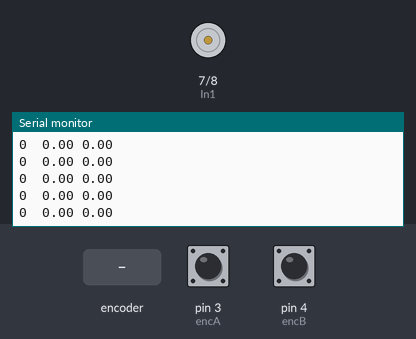
This sketch was run on a simulated Arduino Uno, built with avr-gcc and run on an emulated ATmega328P. On the bench: motor-driver pin pairs drawn as motors (green arrow = first pin HIGH = forward, orange = second pin HIGH = backward, longer = more drive, scaled by the enable pin), the last lines printed to the serial monitor. Inputs (shaded band) come from the test bench; at power-on: pin 3 (encA) HIGH, pin 4 (encB) HIGH. WiFi joins after 1.5 s; servers stay silent unless stated.

Above: at 1.2 s.
1.3 s: rotary encoder on pin 3 (encA) / pin 4 (encB) turned 1 step (first pin leading)
At 2.1 s:
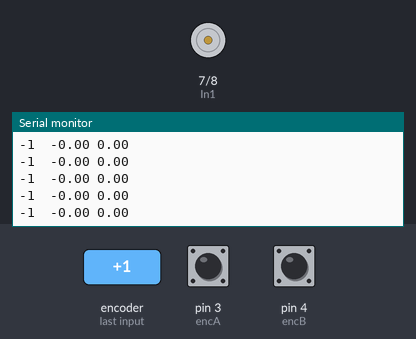
3.0 s: rotary encoder on pin 3 (encA) / pin 4 (encB) turned 2 steps (second pin leading)
At 3.5 s:
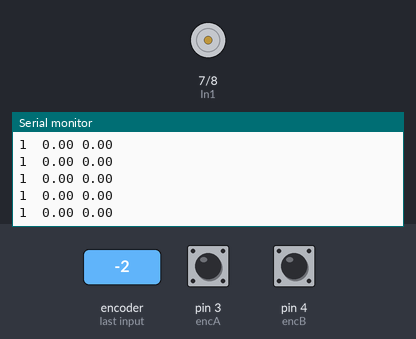
Timing chart, 0 to 6.0 s (numbered marks = the images above; inputs shaded):
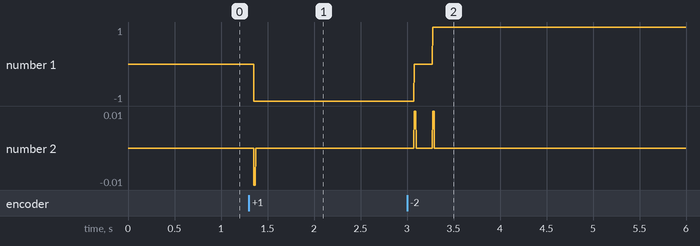

Measured:
- after the input at 1.3 s, the serial monitor: prints a new line after 0.05 s (image 1)
- after the input at 3.0 s, the serial monitor: prints a new line after 0.08 s (image 2)
- plotted number 1: 0 → -1 after the input at 1.3 s, -1 → 1 after the input at 3.0 s

The sketch:

bising3_67.ino
```cpp
#include <Ethernet.h>
#include <EthernetUdp.h>
#define encA 3
#define encB 4
#define PWM 6
#define In1 7
#define In2 8
//69 310, 30, 0
//68 400, 40, 0
//67 400, 10, 0
//66 300, 30, 0
byte mac[] = {0xDE, 0xAD, 0xBE, 0xEF, 0xFE, 0xED};

IPAddress ip(192, 168, 0, 67);//ip address arduino
IPAddress gateway(192, 168, 0, 3);//gateway
IPAddress subnet(255, 255, 255, 0); //netmask
IPAddress myDns(8, 8, 8, 8); //tak penting mungkin

IPAddress serverIP(192, 168, 0, 7);//ip address laptop

unsigned int localPort = 5555;
char packetBuffer[512];

EthernetUDP Udp;

//globals
volatile unsigned long prevT , currT;
int encPrev,i;
volatile long pos;
volatile float e, eintegral, u, ederivative, eprev;
float radsFilt, radsPrev, deltaT, kp, ki, kd, rads, radian, kecepatan;
int32_t freq = 35;
void setup() {
  Serial.begin(115200);
  pinMode(encA, INPUT);
  pinMode(encB, INPUT);
  pinMode(PWM, OUTPUT);
  pinMode(In1, OUTPUT);
  pinMode(In2, OUTPUT);
  attachInterrupt(digitalPinToInterrupt(encA), readencoder, RISING);
  Ethernet.begin(mac, ip, myDns, gateway, subnet);
  Udp.begin(localPort);
}

void loop() {
  //  PID_kec(1);
  encSend();
  speedReceive();
  if (kecepatan > 5) {
    PID_kec(5);
  } else if (kecepatan < -5) {
    PID_kec(-5);
  } else if (kecepatan < 5 || kecepatan > -5) {
    PID_kec(kecepatan);
  } else {
    PID_kec(0);
  }
  delay(1);
}

void speedReceive() {
  int packetSize = Udp.parsePacket();
  if (packetSize > 0) {
    if (packetSize >= sizeof(packetBuffer) - 1) {
      packetSize = sizeof(packetBuffer) - 1;
    }
    Udp.read(packetBuffer, packetSize);
    packetBuffer[packetSize] = '\0'; // Null-terminate the string
    kecepatan = atof(packetBuffer);
  }
}
void encSend() {
  Udp.beginPacket(IPAddress(192, 168, 0, 7), localPort);
  Udp.println(pos);
  Udp.endPacket();
  Udp.flush();
}
void PID_kec(float v_target) {
  //time
  currT = micros();//hitung waktu dalam micro secondt
  deltaT = ((float)(currT - prevT)) / 1.0e6; //convert ke detik
  prevT = currT;
  int enc;
  noInterrupts();
  enc = pos;
  interrupts();

  //calc to rad/s
  radian = (enc - encPrev) / deltaT;
  encPrev = enc;
  rads = radian / (200 * 19.2);

  //low pass filter
  radsFilt = 0.854 * radsFilt + 0.0728 * rads + 0.0728 * radsPrev;
  radsPrev = rads;

  //constant
  kp = 400;//7.25;//2; nilai lebih baik KP< KI untuk motor 2
  ki = 20;//0.0179063;//0.081627717;
  kd = 0;//0.000025;//2.64616;

  //error
  e = v_target - radsFilt;

  //integral
  eintegral += e * deltaT;

  //derivative
  ederivative = (e - eprev) / deltaT;
  eprev = e;

  //control signal
  u = kp * e + ki * eintegral + kd * ederivative;

  int dir = 1;
  if (u < 0) {
    dir = -1;
  }
  float pwr = fabs(u);
  if (pwr > 150) {
    pwr = 150;
  }
  setMotor(dir, pwr);
  if (radsFilt <= 0.05 && radsFilt>= -0.05 && v_target ==0) {
    analogWrite(PWM, 0);
    digitalWrite(In1, 0);
    digitalWrite(In2, 0);
  }
  Serial.print(pos);
  Serial.print("  ");
  Serial.print(radsFilt);
  Serial.print(" ");
  Serial.println(v_target);
}

void setMotor(int dir, int pwmVal) {
  analogWrite(PWM, pwmVal);
  if (dir == -1) {
    digitalWrite(In1, 1);
    digitalWrite(In2, 0);
  } else if (dir == 1) {
    digitalWrite(In1, 0);
    digitalWrite(In2, 1);
  } else {
    digitalWrite(In1, 0);
    digitalWrite(In2, 0);
  }
}
void readencoder() {
  int b = digitalRead(encB);
  int increment = 0;
  if (b > 0) {
    increment = 1;
  } else {
    increment = -1;
  }
  pos += increment;
}
```
